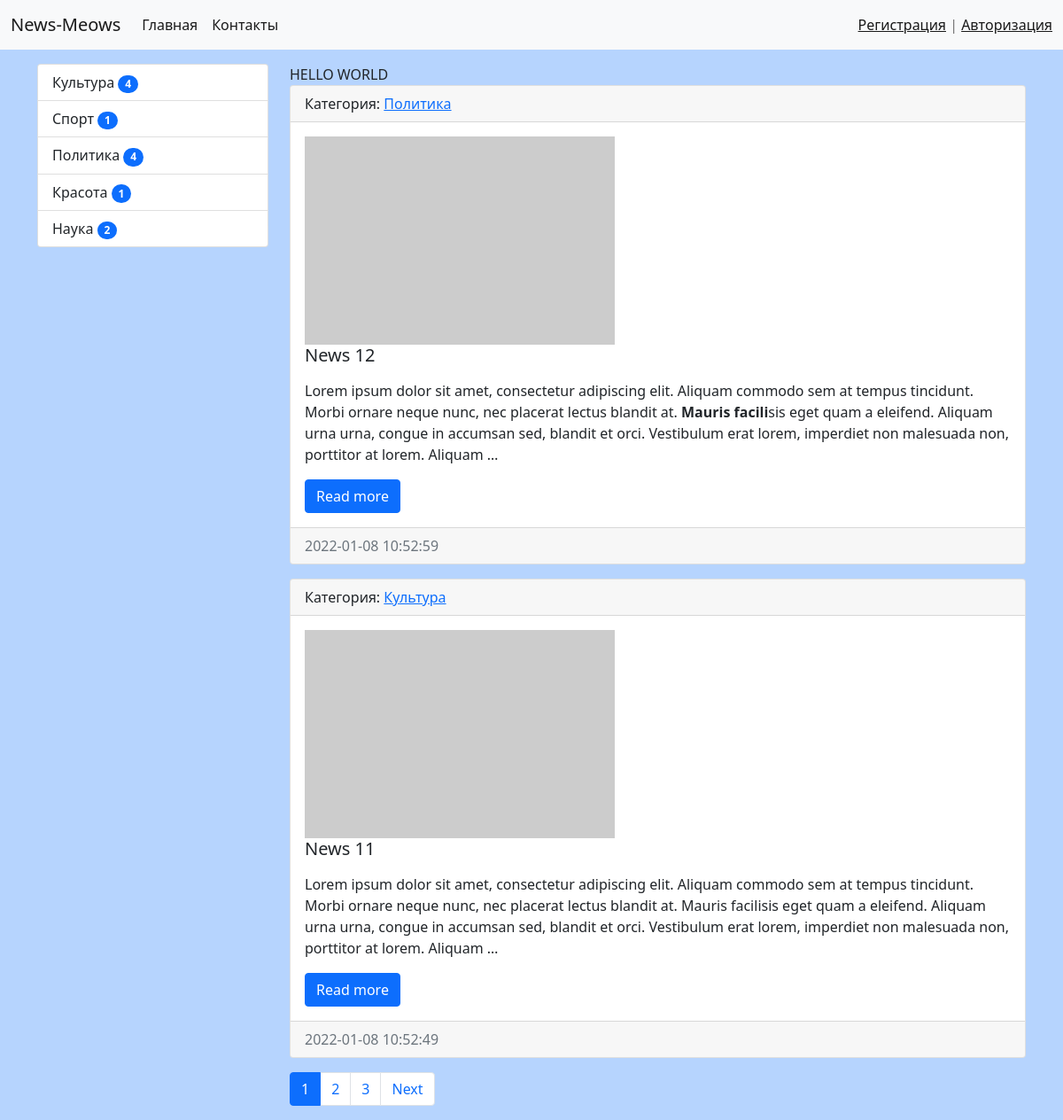
The page / on the database its author committed.
### news/models.py (models this page shows, shortened)
class Category(models.Model):
    title = models.CharField(max_length=150, db_index=True, verbose_name="Название категории")
    def get_absolute_url(self):
        return reverse('category', kwargs={'category_id': self.pk})
    def __str__(self):
        return self.title
    class Meta:
        verbose_name = 'Категория'
        verbose_name_plural = 'Категории'
        ordering = ['title']

class News(models.Model):
    title = models.CharField(max_length=150, verbose_name='Название')
    content = models.TextField(blank=True, verbose_name='Контент')
    created_at = models.DateTimeField(auto_now_add=True, verbose_name='Дата публикации')
    updated_at = models.DateTimeField(auto_now=True, verbose_name='Обновлено')
    photo = models.ImageField(upload_to='photos/%Y/%m/%d/', verbose_name='Фото', blank=True)
    is_published = models.BooleanField(default=True, verbose_name='Опубликовано')
    category = models.ForeignKey('Category', on_delete=models.PROTECT, verbose_name="Категория") # related_name='get_news'
    views = models.IntegerField(default=0)
    def get_absolute_url(self):
        return reverse('view_news', kwargs={'pk': self.pk})
    class Meta:
        verbose_name = 'Новость'
        verbose_name_plural = 'Новости'
        ordering = ['-created_at']

### news/views.py (the view)
# urls.py: path('', (HomeNews.as_view()), name='home'),
class HomeNews(MyMixin, ListView):
    model = News
    template_name = 'news/home_news_list.html'
    context_object_name = 'news'
    mixin_prop = 'hello world'
    paginate_by = 2
    def get_context_data(self, *, object_list=None, **kwargs):
        context = super().get_context_data(**kwargs)
        context['title'] = self.get_upper('Главная страница')
        context['mixin_prop'] = self.get_prop()
        return context
    def get_queryset(self):
        return News.objects.filter(is_published=True).select_related('category')

### news/templatetags/news_tags.py (called while the page is built)
@register.inclusion_tag('news/list_categories.html')
def show_categories(arg1='Hello', arg2='World'):
    categories = Category.objects.annotate(cnt=Count('news', filter=F('news__is_published'))).filter(cnt__gt=0)
    return {"categories": categories, "arg1": arg1, "arg2": arg2}

### news/utils.py (called while the page is built)
    def get_prop(self):
        return self.mixin_prop.upper()

    def get_upper(self, s):
        if isinstance(s, str):
            return s.upper()
        else:
            return s.title.upper()

### news/templates/news/home_news_list.html (shortened to what this page needs)
{% extends 'base.html' %}
{% block sidebar %}
    {% include 'inc/sidebar.html' %}
{% endblock %}
{% block content %}
    {{ mixin_prop }}
    {% for item in news %}
        <div class="card mb-3">
            <div class="card-header">
                Категория: <a href="{{ item.category.get_absolute_url }}">{{ item.category }}</a>
            </div>
            <div class="card-body">
                <div class="media">
                    {% if item.photo %}
                        <img src="{{ item.photo.url }}" alt="" width="350" class="mr-3">
                    {% else %}
                        <img src="https://picsum.photos/seed/picsum/350/235" alt="image-default" class="mr-3">
                    {% endif %}
                    <div class="media-body">
                        <h5 class="card-title">{{ item.title }}</h5>
                        {% autoescape off %}
                            <p class="card-text">{{ item.content|safe|linebreaks|truncatewords:50 }}</p>
                        {% endautoescape %}
                        <a href="{{ item.get_absolute_url }}" class="btn btn-primary">Read more</a>
                    </div>
                </div>
            </div>
            <div class="card-footer text-muted">
                {{ item.created_at|date:"Y-m-d H:i:s" }}
            </div>
        </div>
    {% endfor %}
{% endblock %}

### templates/base.html (shortened to what this page needs)
{% load static %}
{% load cache %}
<!doctype html>
<html lang="en">
<head>
    <link rel="stylesheet" href="{% static 'bootstrap/css/bootstrap.min.css' %}">
    <link rel="stylesheet" href="{% static 'css/style.css' %}">
</head>
<body>
{% include 'inc/nav.html' %}
<div class="container mt-3">
    <div class="row">
        <div class="col-md-3">
        {% cache 60 sidebar %}
            {% block sidebar %}Sidebar{% endblock %}
        {% endcache %}
        </div>
        <div class="col-md-9">
            {% block content %}Content{% endblock %}
            {% if page_obj.has_other_pages %}
                <nav aria-label="Page navigation example">
                    <ul class="pagination">
                        {% for p in page_obj.paginator.page_range %}
                            {% if page_obj.number == p %}
                                <li class="page-item active" aria-current="page"><a class="page-link"
                                                                                    href="?page={{ p }}">{{ p }}</a>
                                </li>
                            {% elif p > page_obj.number|add:-3 and p < page_obj.number|add:3 %}
                                <li class="page-item"><a class="page-link" href="?page={{ p }}">{{ p }}</a></li>
                            {% endif %}
                        {% endfor %}
                        {% if page_obj.has_next %}
                            <li class="page-item"><a class="page-link"
                                                     href="?page={{ page_obj.next_page_number }}">Next</a></li>
                        {% endif %}
                    </ul>
                </nav>
            {% endif %}
        </div>
    </div>
</div>
</body>
</html>

### templates/inc/nav.html (shortened to what this page needs)
<nav class="navbar navbar-expand-lg navbar-light bg-light">
    <div class="container-fluid">
        <a class="navbar-brand" href="{% url 'home' %}">News-Meows</a>
        <div class="collapse navbar-collapse" id="navbarSupportedContent">
            <ul class="navbar-nav me-auto mb-2 mb-lg-0">
                <li class="nav-item">
                    <a class="nav-link active" aria-current="page" href="{% url 'home' %}">Главная</a>
                </li>
                <li class="nav-item">
                    <a class="nav-link active" aria-current="page" href="{% url 'contact' %}">Контакты</a>
                </li>
            </ul>
            <span class="navbar-text">
                {% if request.user.is_authenticated %}
                    Welcome, {{ user.username }} <a href="{% url 'logout' %}">Выход</a>
                {% else %}
                    <a href="{% url 'register' %}">Регистрация</a> | <a href="{% url 'login' %}">Авторизация</a>
                {% endif %}
            </span>
        </div>
    </div>
</nav>

### templates/inc/sidebar.html (shortened to what this page needs)
{% load news_tags %}
{%  show_categories %}

### news/templates/news/list_categories.html
<div class="list-group">
    {% for item in categories %}
        <a href="{{ item.get_absolute_url }}" class="list-group-item list-group-item-action" aria-current="true">
            {{ item.title }}
            <span class="badge bg-primary rounded-pill">{{ item.cnt }}</span>
        </a>
    {% endfor %}
</div>

### djangoProject/static/css/style.css (style rules this page uses)
body { background: #b6d4fe; }

### rows shown on the page
Category: title "Культура", cnt "4"
Category: title "Спорт", cnt "1"
Category: title "Политика", cnt "4"
Category: title "Красота", cnt "1"
Category: title "Наука", cnt "2"
News: category "Политика", title "News 12", content "Lorem ipsum dolor sit amet, consectetur adipiscing elit. Aliquam commodo sem at tempus tincidunt. Morbi ornare neque nunc, nec placerat lectus blandit at. Mauris facili sis eget quam a eleifend. Aliquam urna urna, congue in accumsan sed, blandit et orci. Vestibulum erat lorem, imperdiet non malesuada non, porttitor at lorem. Aliquam …", created_at "2022-01-08 10:52:59"
News: category "Культура", title "News 11", content "Lorem ipsum dolor sit amet, consectetur adipiscing elit. Aliquam commodo sem at tempus tincidunt. Morbi ornare neque nunc, nec placerat lectus blandit at. Mauris facilisis eget quam a eleifend. Aliquam urna urna, congue in accumsan sed, blandit et orci. Vestibulum erat lorem, imperdiet non malesuada non, porttitor at lorem. Aliquam …", created_at "2022-01-08 10:52:49"

### other values the page prints
{{ mixin_prop }} "HELLO WORLD"
{{ p }} "1"
{{ p }} "2" "3"
